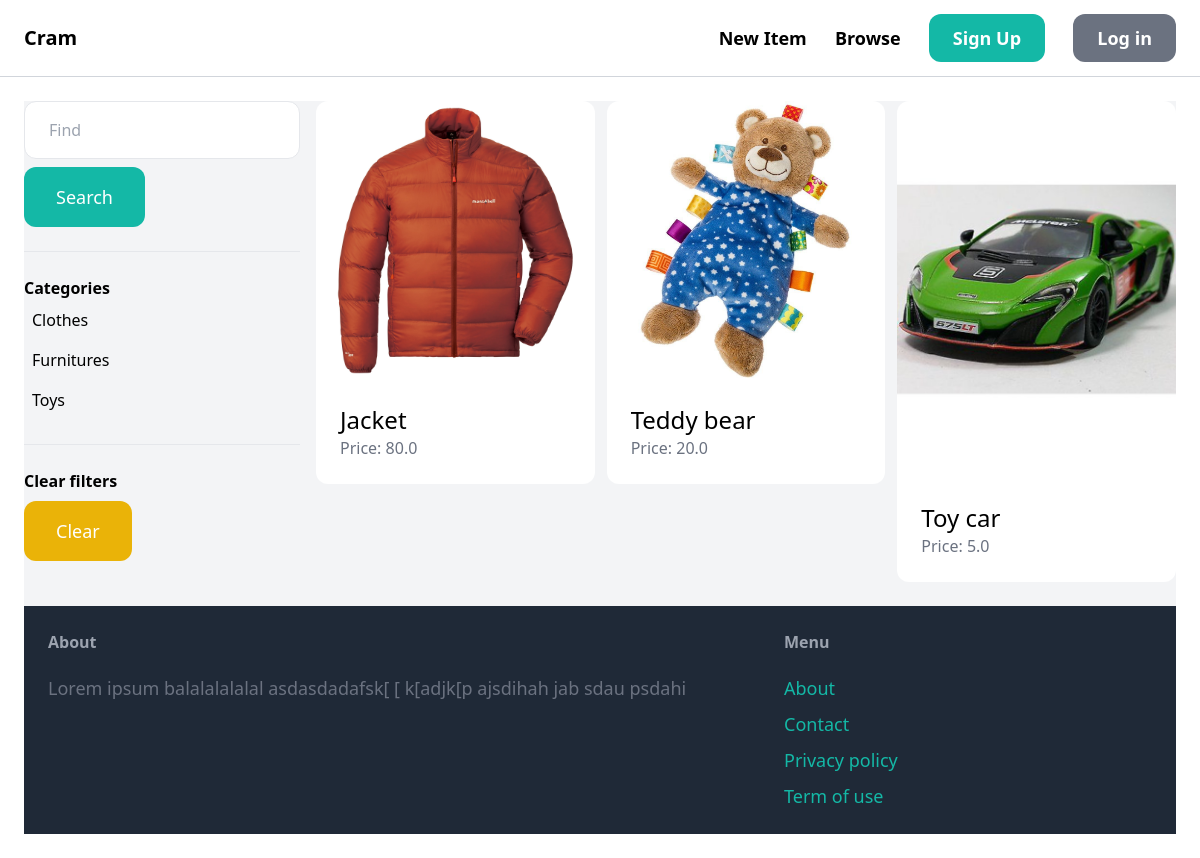
The app's page /items/ with its own data.
### item/models.py (models this page shows, shortened)
class Category(models.Model):
    name = models.CharField(max_length=255)
    class Meta:
        ordering = ('name',)
        verbose_name_plural = 'Categories'

class Item(models.Model):
    category = models.ForeignKey(Category, related_name='items', on_delete=models.CASCADE)
    name = models.CharField(max_length=255)
    description = models.TextField(blank=True, null=True)
    price = models.FloatField()
    image = models.ImageField(upload_to='item_images',blank=True,null=True)
    is_sold = models.BooleanField(default=False)
    created_at = models.DateTimeField(auto_now_add=True)
    created_by = models.ForeignKey(User,related_name='items',on_delete=models.CASCADE)
    class Meta:
        ordering = ('name',)

### item/views.py (the view)
# urls.py: path('', views.items, name='items'),
def items(request):
    query = request.GET.get('query', '')
    category_id = request.GET.get('category', 0)
    categories = Category.objects.all()
    items = Item.objects.filter(is_sold=False)
    if category_id:
        items = items.filter(category_id=category_id)
    if query:
        items = items.filter(Q(name__icontains=query) | Q(description__icontains=query))
    return render(request,'item/items.html', {
        'items': items,
        'query': query,
        'categories': categories,
        'category_id': int(category_id),
    })

### item/templates/item/items.html (shortened to what this page needs)
{% extends 'core/base.html' %}
{% block content %}
    <div class="pb-6 grid grid-cols-4 gap-4 bg-gray-100">
        <div class="col-span-1">
            <form method="get" action="{%url 'item:items'%}">
                <input name="query" class="w-full py-4 px-6  border rounded-xl" type="text" value="{{query}}" placeholder="Find">
                <button class="mt-2 py-4 px-8 text-lg bg-teal-500 text-white rounded-xl">Search</button>
            </form>
            <hr class="my-6">
            <p class="font-semibold">Categories</p>
            <ul>
                {% for category in categories %}
                <li class="py-2 px-2 rounded-xl {% if category.id == category_id %} bg-gray-200 {% endif %}">
                    <a href="{% url 'item:items'%}?query={{ query }}&category={{category.id}}">{{category.name}}</a>
                </li>
                {% endfor %}
            </ul>
            <hr class="my-6">
            <p class="font-semibold">Clear filters</p>
            <ul>
                <li><a href="{%url 'item:items'%}" class="mt-2 py-4 px-8 inline-block bg-yellow-500 text-lg rounded-xl text-white">Clear</a></li>
            </ul>
        </div>
        <div class="col-span-3">
    <div class="grid grid-cols-3 gap-3">
        {% for item in items %}
        <div>
            <a href="{%url 'item:detail' item.id %}">
                <div>
                    <img src="{{item.image.url }}" class="rounded-t-xl">
                </div>
                <div class="p-6 bg-white rounded-b-xl">
                    <h2 class="text-2xl">{{ item.name }}</h2>
                    <p class="text-gray-500">Price: {{ item.price }}</p>
                </div>
            </a>
        </div>
        {% endfor %}
    </div>
</div>
{% endblock %}

### records on screen
Category: name "Clothes"
Category: name "Furnitures"
Category: name "Toys"
Item: image (picture), name "Jacket", price "80.0"
Item: image (picture), name "Teddy bear", price "20.0"
Item: image (picture), name "Toy car", price "5.0"
